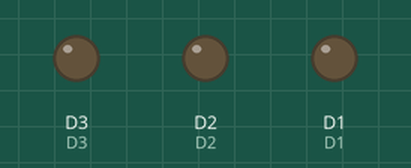
Simulated run of this sketch. Board: ESP8266 (Wemos D1 mini). Parts: output pins drawn as LEDs (lit = HIGH). Pins used as bus, display or sensor lines are not drawn.

Above: at 0.0 s.
At 4.1 s:
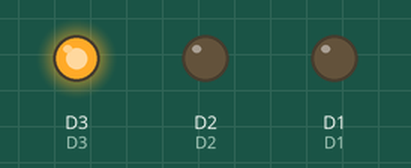
At 15.6 s:
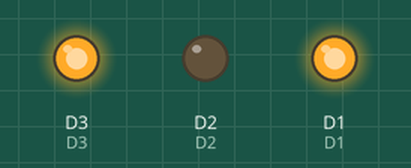
At 20.6 s:
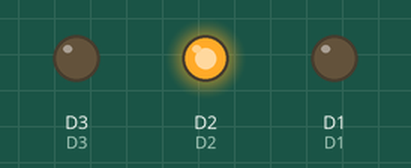
At 21.6 s:
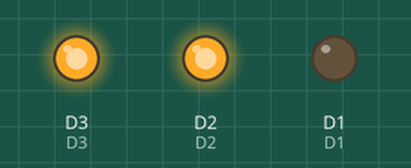
At 31.1 s:
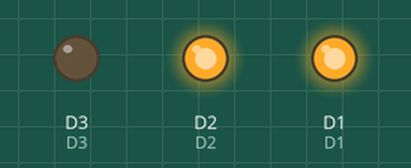
Timing chart, 0 to 40.0 s (numbered marks = the images above):
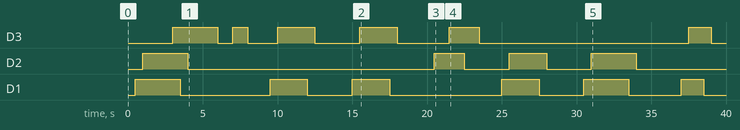

Measured:
- by itself, D3: LOW → HIGH at 3.0 s, → LOW 3.0 s later, → HIGH 1.0 s later, → LOW 1.0 s later, … (12 changes in this stretch)
- by itself, D2: LOW → HIGH at 1.0 s, → LOW 3.0 s later, → HIGH 16.5 s later, → LOW 2.0 s later, … (8 changes in this stretch)
- by itself, D1: LOW → HIGH at 0.50 s, → LOW 3.0 s later, → HIGH 6.0 s later, → LOW 2.5 s later, … (12 changes in this stretch)

The sketch:

SevenSegmentVoltageDisplay.ino
```cpp
#define D1 5
#define D2 4
#define D3 0
#define D4 2
#define D5 14
#define D6 12
#define D7 13

void zero();
void one();
void two();
void three();
void four();
void five();
void six();
void seven();
void eight();
void nine();

void setup () {
  pinMode(D1, OUTPUT);
  pinMode(D2, OUTPUT);
  pinMode(D3, OUTPUT);
  pinMode(D4, OUTPUT);
  pinMode(D5, OUTPUT);
  pinMode(D6, OUTPUT);
  pinMode(D7, OUTPUT);
}

void zero () {
  delay(500);
  digitalWrite(D1, HIGH);
  delay(500);
  digitalWrite(D2, HIGH);
  delay(500);
  digitalWrite(D5, HIGH);
  delay(500);
  digitalWrite(D7, HIGH);
  delay(500);
  digitalWrite(D6, HIGH);
  delay(500);
  digitalWrite(D3, HIGH);
  delay(500);
  digitalWrite(D1, LOW);
  delay(500);
  digitalWrite(D2, LOW);
  delay(500);
  digitalWrite(D5, LOW);
  delay(500);
  digitalWrite(D7, LOW);
  delay(500);
  digitalWrite(D6, LOW);
  delay(500);
  digitalWrite(D3, LOW);
}

void one () {
  delay(500);
  digitalWrite(D3, HIGH);
  delay(500);
  digitalWrite(D6, HIGH);
  delay(500);
  digitalWrite(D3, LOW);
  delay(500);
  digitalWrite(D6, LOW);
}

void two () {
  delay(500);
  digitalWrite(D1, HIGH);
  delay(500);
  digitalWrite(D3, HIGH);
  delay(500);
  digitalWrite(D4, HIGH);
  delay(500);
  digitalWrite(D5, HIGH);
  delay(500);
  digitalWrite(D7, HIGH);
  delay(500);
  digitalWrite(D1, LOW);
  delay(500);
  digitalWrite(D3, LOW);
  delay(500);
  digitalWrite(D4, LOW);
  delay(500);
  digitalWrite(D5, LOW);
  delay(500);
  digitalWrite(D7, LOW);

}

void three () {
  delay(500);
  digitalWrite(D1, HIGH);
  delay(500);
  digitalWrite(D3, HIGH);
  delay(500);
  digitalWrite(D4, HIGH);
  delay(500);
  digitalWrite(D6, HIGH);
  delay(500);
  digitalWrite(D7, HIGH);
  delay(500);
  digitalWrite(D1, LOW);
  delay(500);
  digitalWrite(D3, LOW);
  delay(500);
  digitalWrite(D4, LOW);
  delay(500);
  digitalWrite(D6, LOW);
  delay(500);
  digitalWrite(D7, LOW);

}

void four () {
  delay(500);
  digitalWrite(D2, HIGH);
  delay(500);
  digitalWrite(D4, HIGH);
  delay(500);
  digitalWrite(D3, HIGH);
  delay(500);
  digitalWrite(D6, HIGH);
  delay(500);
  digitalWrite(D2, LOW);
  delay(500);
  digitalWrite(D4, LOW);
  delay(500);
  digitalWrite(D3, LOW);
  delay(500);
  digitalWrite(D6, LOW);
}

void five () {
  delay(500);
  digitalWrite(D1, HIGH);
  delay(500);
  digitalWrite(D2, HIGH);
  delay(500);
  digitalWrite(D4, HIGH);
  delay(500);
  digitalWrite(D6, HIGH);
  delay(500);
  digitalWrite(D7, HIGH);
  delay(500);
  digitalWrite(D1, LOW);
  delay(500);
  digitalWrite(D2, LOW);
  delay(500);
  digitalWrite(D4, LOW);
  delay(500);
  digitalWrite(D6, LOW);
  delay(500);
  digitalWrite(D7, LOW);
}

void six () {
  delay(500);
  digitalWrite(D1, HIGH);
  delay(500);
  digitalWrite(D2, HIGH);
  delay(500);
  digitalWrite(D5, HIGH);
  delay(500);
  digitalWrite(D7, HIGH);
  delay(500);
  digitalWrite(D6, HIGH);
  delay(500);
  digitalWrite(D4, HIGH);
  delay(500);
  digitalWrite(D1, LOW);
  delay(500);
  digitalWrite(D2, LOW);
  delay(500);
  digitalWrite(D5, LOW);
  delay(500);
  digitalWrite(D7, LOW);
  delay(500);
  digitalWrite(D6, LOW);
  delay(500);
  digitalWrite(D4, LOW);
}

void seven () {
  delay(500);
  digitalWrite(D1, HIGH);
  delay(500);
  digitalWrite(D3, HIGH);
  delay(500);
  digitalWrite(D6, HIGH);
  delay(500);
  digitalWrite(D1, LOW);
  delay(500);
  digitalWrite(D3, LOW);
  delay(500);
  digitalWrite(D6, LOW);
}

void eight () {
  delay(500);
  digitalWrite(D1, HIGH);
  delay(500);
  digitalWrite(D2, HIGH);
  delay(500);
  digitalWrite(D4, HIGH);
  delay(500);
  digitalWrite(D6, HIGH);
  delay(500);
  digitalWrite(D7, HIGH);
  delay(500);
  digitalWrite(D5, HIGH);
  delay(500);
  digitalWrite(D3, HIGH);
  delay(500);
  digitalWrite(D1, LOW);
  delay(500);
  digitalWrite(D2, LOW);
  delay(500);
  digitalWrite(D4, LOW);
  delay(500);
  digitalWrite(D6, LOW);
  delay(500);
  digitalWrite(D7, LOW);
  delay(500);
  digitalWrite(D5, LOW);
  delay(500);
  digitalWrite(D3, LOW);
}

void nine () {
  delay(500);
  digitalWrite(D1, HIGH);
  delay(500);
  digitalWrite(D2, HIGH);
  delay(500);
  digitalWrite(D4, HIGH);
  delay(500);
  digitalWrite(D3, HIGH);
  delay(500);
  digitalWrite(D6, HIGH);
  delay(500);
  digitalWrite(D1, LOW);
  delay(500);
  digitalWrite(D2, LOW);
  delay(500);
  digitalWrite(D4, LOW);
  delay(500);
  digitalWrite(D3, LOW);
  delay(500);
  digitalWrite(D6, LOW);
}

void loop() {
  zero();
  delay(500);
  one();
  delay(500);
  two();
  delay(500);
  three();
  delay(500);
  four();
  delay(500);
  five();
  delay(500);
  six();
  delay(500);
  seven();
  delay(500);
  eight();
  delay(500);
  nine();
  delay(500);
}
```
